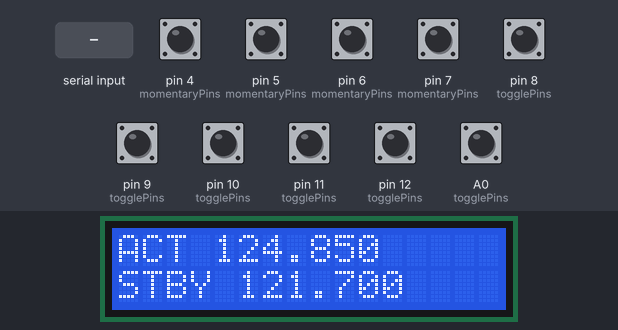
This sketch was run on a simulated Arduino Leonardo, built with avr-gcc and run on an emulated ATmega32U4. Parts: 16×2 character LCD. Inputs (shaded band) come from the test bench; at power-on: A0 (togglePins), pin 4 (momentaryPins), pin 5 (momentaryPins), pin 6 (momentaryPins), pin 7 (momentaryPins), pin 8 (togglePins), pin 9 (togglePins), pin 10 (togglePins), pin 11 (togglePins), pin 12 (togglePins) HIGH. USB keyboard and mouse output is not drawn.

Above: at 1.2 s.
1.3 s: "ACT:\n" received over Serial
At 2.0 s:
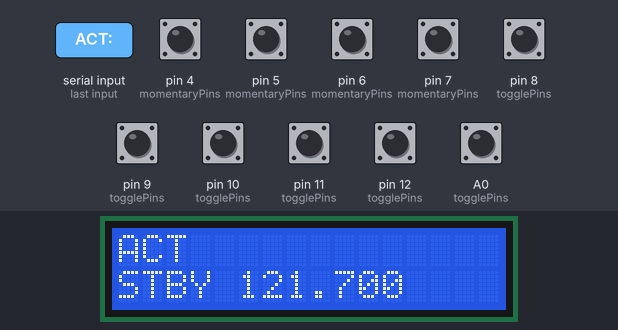
2.8 s: "STBY:\n" received over Serial
At 3.2 s:
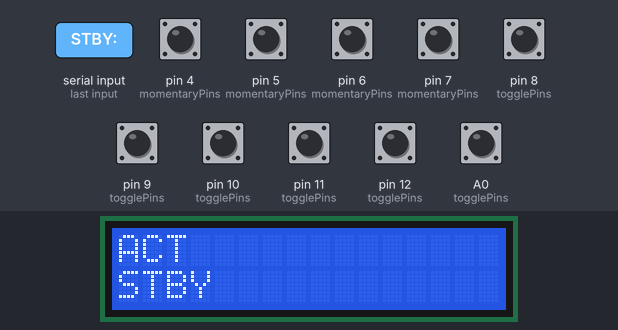
Timing chart, 0 to 5.8 s (numbered marks = the images above; inputs shaded):
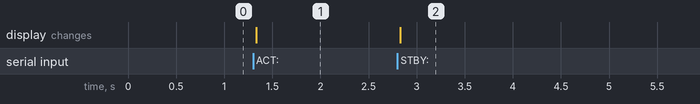

Measured:
- after the input at 1.3 s, the display: changes at once (image 1)
- after the input at 2.8 s, the display: changes at once (image 2)

The sketch:

PainelFS2024.ino
```cpp
#include <Joystick.h>
#include <Wire.h>
#include <LiquidCrystal_I2C.h>
#include <string.h>
#include <stdio.h>

// ==============================
// Painel FS2024 - Arduino Leonardo
// ==============================
// Objetivo:
// - 4 botoes momentaneos (FUEL PUMP, PITOT, W/LT TST, FIRE TST)
// - 6 chaves de 2 posicoes (BATT, GENE, A/COL, HORN, AVIONICS, ENG.START)
// - Chaves geram 2 eventos separados: ON e OFF
// - Display LCD 1602 I2C para frequencia (ACT/STBY)
//
// Hardware esperado:
// - Entradas com INPUT_PULLUP
// - Botao/chave fecha para GND quando acionado
// - LCD 1602 com modulo I2C (PCF8574), endereco 0x27
//
// Observacao importante (Leonardo):
// - I2C usa SDA/SCL. Evite usar D2 e D3 para botoes/chaves.
//
// Se alguma chave ficar invertida, altere o array SWITCH_ON_IS_LOW.

constexpr uint8_t DEBOUNCE_MS = 25;
constexpr uint16_t PULSE_MS = 60;
constexpr uint32_t SERIAL_BAUD = 115200;

constexpr uint8_t LCD_COLUMNS = 16;
constexpr uint8_t LCD_ROWS = 2;
constexpr uint8_t LCD_I2C_ADDRESS = 0x27;

LiquidCrystal_I2C lcd(LCD_I2C_ADDRESS, LCD_COLUMNS, LCD_ROWS);

// Modo de auto-teste sem hardware:
// 0 = desativado (modo normal)
// 1 = ativado (cicla botoes automaticamente para teste no joy.cpl)
constexpr bool SELF_TEST_NO_HARDWARE = false;
constexpr uint16_t SELF_TEST_STEP_MS = 350;

// ---------- Entradas fisicas ----------
// Ajuste os pinos conforme sua montagem.

constexpr uint8_t MOMENTARY_COUNT = 4;
const uint8_t momentaryPins[MOMENTARY_COUNT] = {
  4,  // FUEL PUMP
  5,  // PITOT
  6,  // W/LT TST
  7   // FIRE TST
};

constexpr uint8_t TOGGLE_COUNT = 6;
const uint8_t togglePins[TOGGLE_COUNT] = {
  8,   // BATT
  9,   // GENE
  10,  // A/COL
  11,  // HORN
  12,  // AVIONICS
  A0   // ENG.START
};

// true  -> considera ON quando pino estiver LOW
// false -> considera ON quando pino estiver HIGH
const bool SWITCH_ON_IS_LOW[TOGGLE_COUNT] = {
  true,  // BATT
  true,  // GENE
  true,  // A/COL
  true,  // HORN
  true,  // AVIONICS
  true   // ENG.START
};

// ---------- Mapeamento de botoes virtuais HID ----------
// Botoes momentaneos: 0..3
constexpr uint8_t BTN_FUEL_PUMP = 0;
constexpr uint8_t BTN_PITOT = 1;
constexpr uint8_t BTN_WLT_TST = 2;
constexpr uint8_t BTN_FIRE_TST = 3;

// Chaves com eventos ON/OFF (2 botoes por chave):
// BATT ON=4  OFF=5
// GENE ON=6  OFF=7
// A/COL ON=8 OFF=9
// HORN ON=10 OFF=11
// AVIONICS ON=12 OFF=13
// ENG.START ON=14 OFF=15
constexpr uint8_t TOGGLE_EVENT_BASE = 4;

constexpr uint8_t TOTAL_BUTTONS = TOGGLE_EVENT_BASE + (TOGGLE_COUNT * 2);

Joystick_ Joystick(
  JOYSTICK_DEFAULT_REPORT_ID,
  JOYSTICK_TYPE_JOYSTICK,
  TOTAL_BUTTONS,
  0,
  false, false, false,
  false, false, false,
  false, false,
  false, false, false
);

struct DebouncedInput {
  uint8_t pin;
  bool stableState;
  bool lastRaw;
  unsigned long lastTransitionMs;
};

DebouncedInput momentaryInputs[MOMENTARY_COUNT];
DebouncedInput toggleInputs[TOGGLE_COUNT];

bool pulseActive[TOTAL_BUTTONS] = {false};
unsigned long pulseReleaseAt[TOTAL_BUTTONS] = {0};

uint8_t selfTestCurrentButton = 0;
unsigned long selfTestLastStepMs = 0;

char activeFreq[10] = "124.850";
char standbyFreq[10] = "121.700";
bool lcdNeedsRefresh = true;

char serialLineBuffer[32];
uint8_t serialLineLength = 0;

static inline void copyFreqText(char *dst, const char *src, size_t dstLen) {
  size_t i = 0;

  while (i < (dstLen - 1) && src[i] != '\0') {
    char c = src[i];
    // Aceita somente formato simples de frequencia.
    bool allowed = (c >= '0' && c <= '9') || c == '.';
    if (!allowed) {
      break;
    }
    dst[i] = c;
    i++;
  }

  dst[i] = '\0';
}

static inline void writeLcdLine(uint8_t row, const char *text) {
  lcd.setCursor(0, row);

  uint8_t i = 0;
  while (i < LCD_COLUMNS && text[i] != '\0') {
    lcd.print(text[i]);
    i++;
  }

  while (i < LCD_COLUMNS) {
    lcd.print(' ');
    i++;
  }
}

static inline void refreshLcdIfNeeded() {
  if (!lcdNeedsRefresh) {
    return;
  }

  char line0[17];
  char line1[17];
  snprintf(line0, sizeof(line0), "ACT %s", activeFreq);
  snprintf(line1, sizeof(line1), "STBY %s", standbyFreq);

  writeLcdLine(0, line0);
  writeLcdLine(1, line1);
  lcdNeedsRefresh = false;
}

static inline void processSerialCommand(const char *line) {
  // Protocolo simples via Serial USB:
  // ACT:124.850
  // STBY:121.700
  if (strncmp(line, "ACT:", 4) == 0) {
    copyFreqText(activeFreq, line + 4, sizeof(activeFreq));
    lcdNeedsRefresh = true;
    return;
  }

  if (strncmp(line, "STBY:", 5) == 0) {
    copyFreqText(standbyFreq, line + 5, sizeof(standbyFreq));
    lcdNeedsRefresh = true;
  }
}

static inline void pollSerialCommands() {
  while (Serial.available() > 0) {
    char c = (char)Serial.read();

    if (c == '\r') {
      continue;
    }

    if (c == '\n') {
      serialLineBuffer[serialLineLength] = '\0';
      processSerialCommand(serialLineBuffer);
      serialLineLength = 0;
      continue;
    }

    if (serialLineLength < (sizeof(serialLineBuffer) - 1)) {
      serialLineBuffer[serialLineLength++] = c;
    }
  }
}

static inline void beginInput(DebouncedInput &in, uint8_t pin) {
  in.pin = pin;
  pinMode(pin, INPUT_PULLUP);
  bool raw = digitalRead(pin);
  in.stableState = raw;
  in.lastRaw = raw;
  in.lastTransitionMs = millis();
}

// Retorna true quando estado estavel mudou.
static inline bool updateDebounce(DebouncedInput &in, unsigned long nowMs) {
  bool raw = digitalRead(in.pin);

  if (raw != in.lastRaw) {
    in.lastRaw = raw;
    in.lastTransitionMs = nowMs;
  }

  if ((nowMs - in.lastTransitionMs) >= DEBOUNCE_MS && in.stableState != in.lastRaw) {
    in.stableState = in.lastRaw;
    return true;
  }

  return false;
}

static inline void triggerPulse(uint8_t virtualButton, unsigned long nowMs) {
  Joystick.setButton(virtualButton, 1);
  pulseActive[virtualButton] = true;
  pulseReleaseAt[virtualButton] = nowMs + PULSE_MS;
}

static inline void updatePulses(unsigned long nowMs) {
  for (uint8_t i = 0; i < TOTAL_BUTTONS; i++) {
    if (pulseActive[i] && (long)(nowMs - pulseReleaseAt[i]) >= 0) {
      Joystick.setButton(i, 0);
      pulseActive[i] = false;
    }
  }
}

static inline bool pinStateMeansOn(uint8_t toggleIndex, bool stablePinState) {
  if (SWITCH_ON_IS_LOW[toggleIndex]) {
    return stablePinState == LOW;
  }
  return stablePinState == HIGH;
}

static inline void runSelfTest(unsigned long nowMs) {
  if ((nowMs - selfTestLastStepMs) < SELF_TEST_STEP_MS) {
    updatePulses(nowMs);
    return;
  }

  selfTestLastStepMs = nowMs;
  triggerPulse(selfTestCurrentButton, nowMs);
  selfTestCurrentButton++;

  if (selfTestCurrentButton >= TOTAL_BUTTONS) {
    selfTestCurrentButton = 0;
  }

  updatePulses(nowMs);
}

void setup() {
  Serial.begin(SERIAL_BAUD);

  lcd.init();
  lcd.backlight();
  lcd.clear();
  refreshLcdIfNeeded();

  for (uint8_t i = 0; i < MOMENTARY_COUNT; i++) {
    beginInput(momentaryInputs[i], momentaryPins[i]);
  }

  for (uint8_t i = 0; i < TOGGLE_COUNT; i++) {
    beginInput(toggleInputs[i], togglePins[i]);
  }

  Joystick.begin();

  // Garante estado inicial dos botoes momentaneos em OFF.
  for (uint8_t i = 0; i < MOMENTARY_COUNT; i++) {
    Joystick.setButton(i, 0);
  }

  // Garante estado inicial dos botoes de evento em OFF.
  for (uint8_t i = TOGGLE_EVENT_BASE; i < TOTAL_BUTTONS; i++) {
    Joystick.setButton(i, 0);
  }
}

void loop() {
  unsigned long nowMs = millis();

  pollSerialCommands();
  refreshLcdIfNeeded();

  if (SELF_TEST_NO_HARDWARE) {
    runSelfTest(nowMs);
    return;
  }

  // Botoes momentaneos: estado pressionado enquanto mantido.
  for (uint8_t i = 0; i < MOMENTARY_COUNT; i++) {
    bool changed = updateDebounce(momentaryInputs[i], nowMs);
    if (changed) {
      bool pressed = (momentaryInputs[i].stableState == LOW);
      Joystick.setButton(i, pressed ? 1 : 0);
    }
  }

  // Chaves: gera pulso em botoes separados para ON e OFF.
  for (uint8_t i = 0; i < TOGGLE_COUNT; i++) {
    bool changed = updateDebounce(toggleInputs[i], nowMs);
    if (changed) {
      bool isOn = pinStateMeansOn(i, toggleInputs[i].stableState);
      uint8_t onButton = TOGGLE_EVENT_BASE + (i * 2);
      uint8_t offButton = onButton + 1;

      if (isOn) {
        triggerPulse(onButton, nowMs);
      } else {
        triggerPulse(offButton, nowMs);
      }
    }
  }

  updatePulses(nowMs);
}
```
